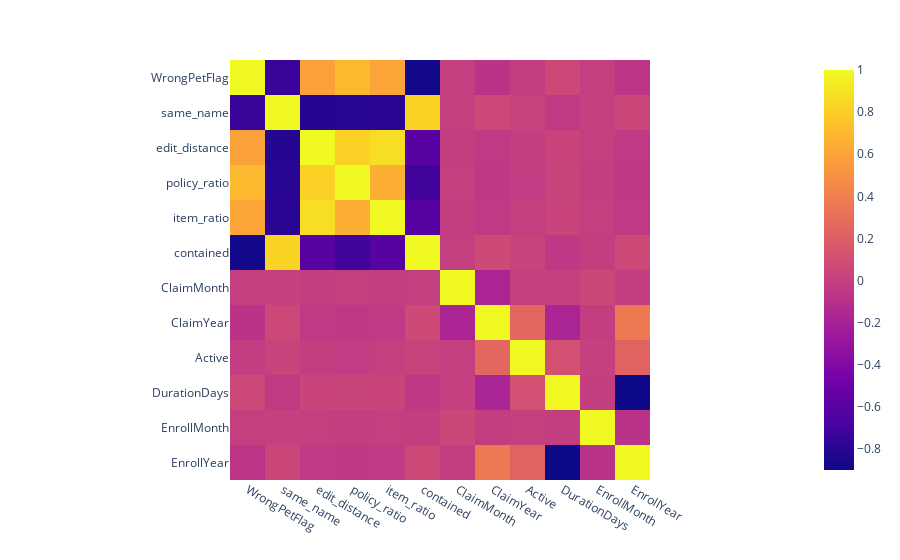

The notebook cell saved with this chart:
### Markdown cell above
# Feature Selection

### Code cell
# Make a heat map of correlations to guess which ones to keep
corr_matrix = df.corr()
fig = px.imshow(corr_matrix)
fig.show()

### Figure 1 — Plotly figure (JSON) as saved in the notebook; plotly's stock layout.template omitted (floating-point values rounded to 4 significant figures; data arrays with more than 128 entries replaced by an {"elided": "..."} marker saying what was removed)
{"data": [{"coloraxis": "coloraxis", "hovertemplate": "x: %{x}<br>y: %{y}<br>color: %{z}<extra></extra>", "type": "heatmap", "x": ["WrongPetFlag", "same_name", "edit_distance", "policy_ratio", "item_ratio", "contained", "ClaimMonth", "ClaimYear", "Active", "DurationDays", "EnrollMonth", "EnrollYear"], "y": ["WrongPetFlag", "same_name", "edit_distance", "policy_ratio", "item_ratio", "contained", "ClaimMonth", "ClaimYear", "Active", "DurationDays", "EnrollMonth", "EnrollYear"], "z": {"elided": "12x12 float values"}}], "layout": {"coloraxis": {"colorscale": [[0, "#0d0887"], [0.1111, "#46039f"], [0.2222, "#7201a8"], [0.3333, "#9c179e"], [0.4444, "#bd3786"], [0.5556, "#d8576b"], [0.6667, "#ed7953"], [0.7778, "#fb9f3a"], [0.8889, "#fdca26"], [1, "#f0f921"]]}, "margin": {"t": 60}, "xaxis": {"constrain": "domain", "scaleanchor": "y"}, "yaxis": {"autorange": "reversed", "constrain": "domain"}}}
